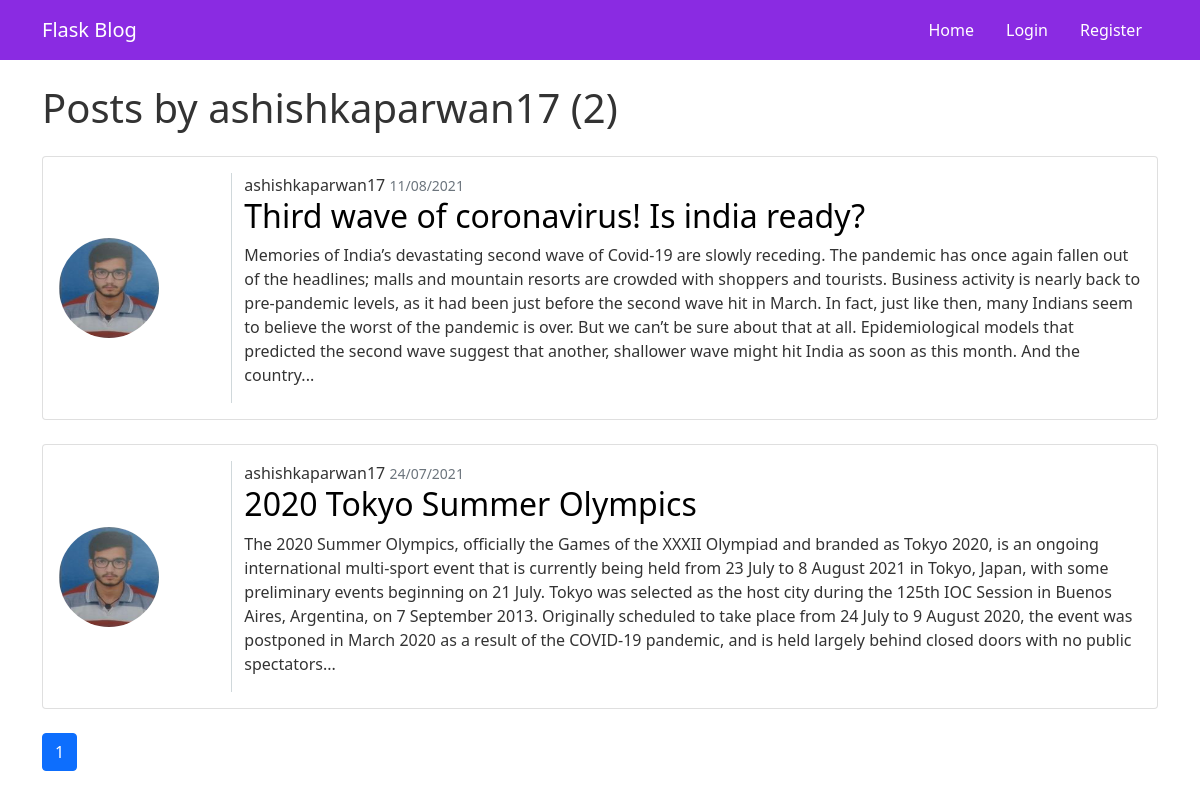
/user/ashishkaparwan17, run on an earlier commit of the app's database.
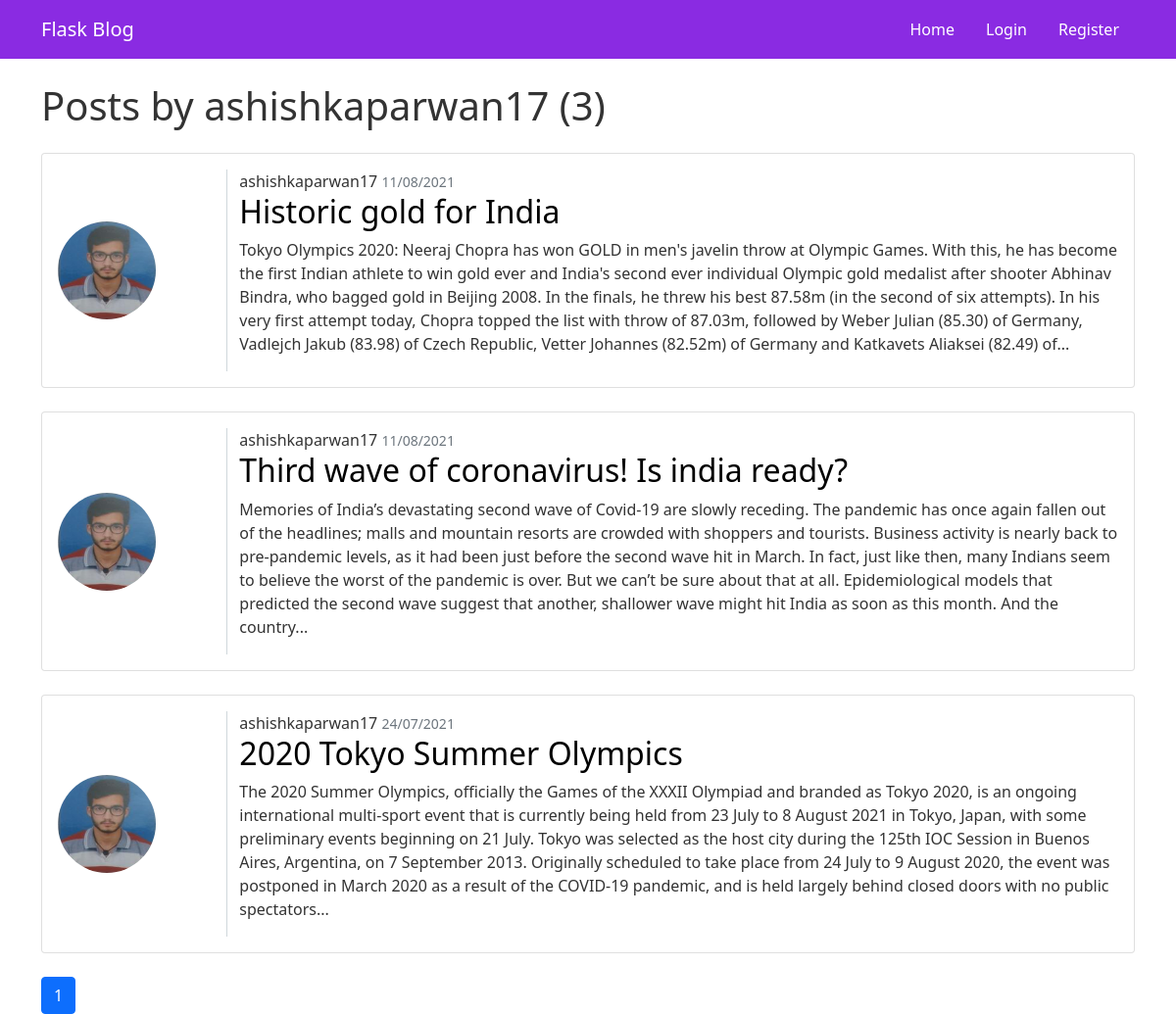
And on a later commit of the database.
### flaskblog/models.py (models this page shows, shortened)
class Post(db.Model):
    id=db.Column(db.Integer,primary_key=True)
    title=db.Column(db.String(100),nullable=False)
    date_posted=db.Column(db.DateTime,nullable=False,default=datetime.utcnow)
    content=db.Column(db.Text, nullable=False)
    user_id=db.Column(db.Integer,db.ForeignKey('user.id'),nullable=False)

class User(db.Model, UserMixin):
    id=db.Column(db.Integer,primary_key=True)
    username=db.Column(db.String(20),unique=True,nullable=False)
    email=db.Column(db.String(120),unique=True,nullable=False)
    image_file=db.Column(db.String(20),nullable=False,default='default.jpeg')
    password=db.Column(db.String(60),nullable=False)
    posts=db.relationship('Post',backref='author',lazy=True)

### flaskblog/routes.py (the view)
@app.route('/user/<string:username>')
def user_posts(username):
    page=request.args.get('page',1,type=int)
    user=User.query.filter_by(username=username).first_or_404()
    posts=Post.query.filter_by(author=user).order_by(Post.date_posted.desc()).paginate(page=page,per_page=5)
    return render_template('user_posts.html',posts=posts,user=user,title=username)

### flaskblog/templates/user_posts.html
{% extends 'layout.html' %}
{% block body %}
<h1 class="mt-4">Posts by {{user.username}} ({{posts.total}})</h1>
{% for post in posts.items %}
<div class="card my-4">
    <div class="card-body">
        <div class="row">
            <div class="col-2">
                <img class='rounded-circle post-img' src="{{url_for('static',filename=post.author.image_file)}}">
            </div>
            <div class="col-10">
                <a>{{ post.author.username }}</a>
                <small class="text-muted">{{ post.date_posted.strftime('%d/%m/%Y') }}</small>
                <a class="post-title" href="{{url_for('post',post_id=post.id)}}">
                    <h2>{{post.title}}</h2>
                </a>
                <p>{{post.content | truncate(600)}}</p>
            </div>
        </div>
    </div>
</div>
{% endfor %}
{% for page_num in posts.iter_pages(left_edge=1,right_edge=1,left_current=1,right_current=2) %}
{% if page_num %}
{% if posts.page==page_num %}
<a class="btn btn-primary" href="{{url_for('user_posts',username=user.username,page=page_num)}}">{{page_num}}</a>
{% else %}
<a class="btn btn-outline-primary" href="{{url_for('user_posts',username=user.username,page=page_num)}}">{{page_num}}</a>
{% endif %}
{% else %}
...
{% endif %}
{% endfor %}
{% endblock body %}

What changed in the data, as far as the page shows it:
added Post: image_file (picture), author.username "ashishkaparwan17", date_posted "11/08/2021", title "Historic gold for India", content "Tokyo Olympics 2020: Neeraj Chopra has won GOLD in men's javelin throw at Olympic Games. With this, he has become the first Indian athlete to win gold ever and India's second ever individual Olympic gold medalist after shooter Abhinav Bindra, who bagged gold in Beijing 2008. In the finals, he threw his best 87.58m (in the second of six attempts). In his very first attempt today, Chopra topped the list with throw of 87.03m, followed by Weber Julian (85.30) of Germany, Vadlejch Jakub (83.98) of Czech Republic, Vetter Johannes (82.52m) of Germany and Katkavets Aliaksei (82.49) of..."
Also different on the page:
{{ posts.total }}: "2" → "3"
